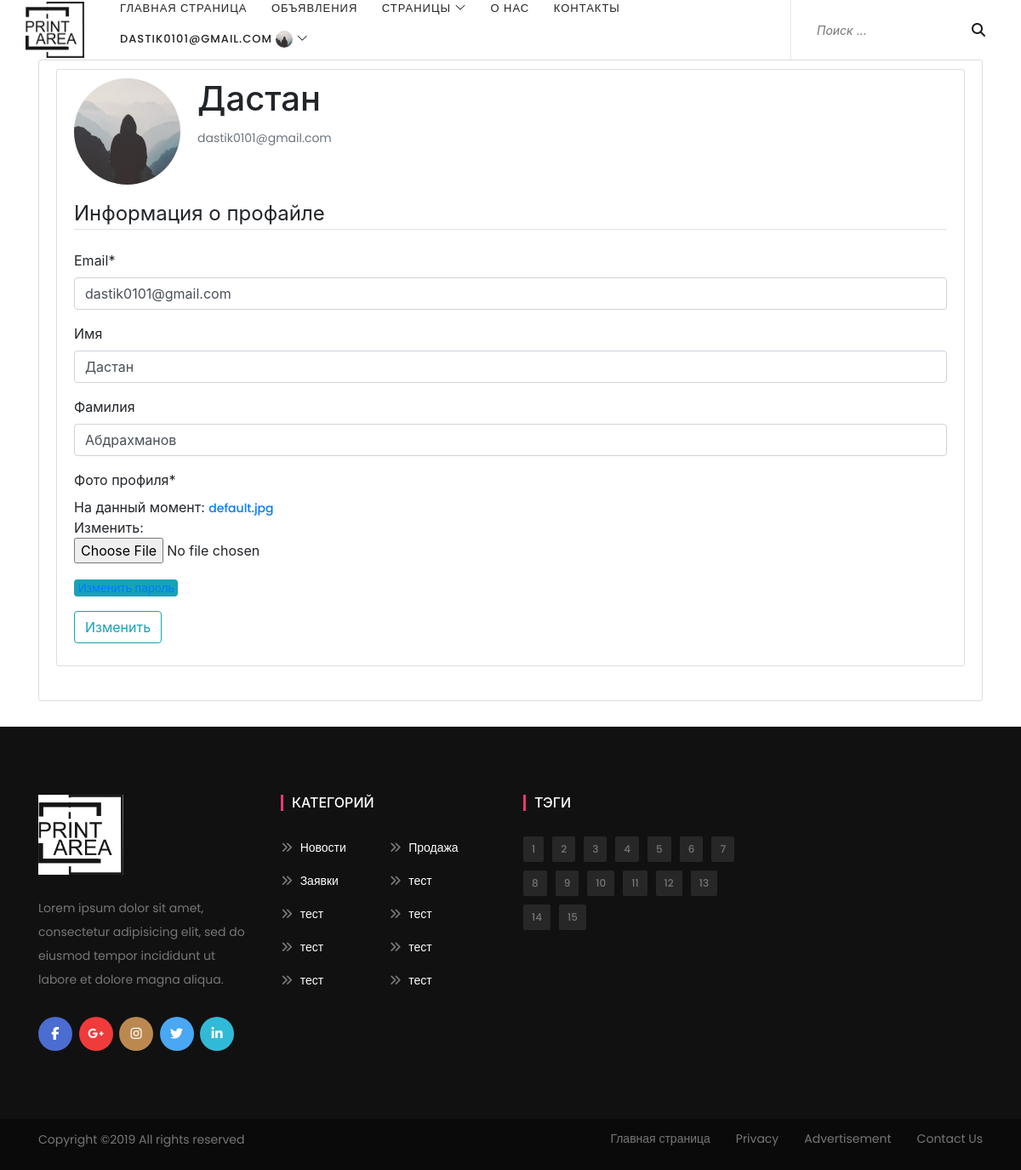
The page /accounts/profile/ (signed in) on the database its author committed.
### accounts/models.py (models this page shows, shortened)
class User(AbstractBaseUser, PermissionsMixin):
    email = models.EmailField(_('Почта'), unique=True)
    first_name = models.CharField(_('Имя'), max_length=30, blank=True)
    last_name = models.CharField(_('Фамилия'), max_length=30, blank=True)
    patronymic = models.CharField(_('Отчество'), max_length=30, blank=True)
    date_joined = models.DateTimeField(_('Дата регистрации'), auto_now_add=True)
    is_active = models.BooleanField(_('Активный'), default=True)
    is_staff = models.BooleanField(_('Модератор'), default=False)
    objects = UserManager()
    USERNAME_FIELD = 'email'
    REQUIRED_FIELDS = []
    class Meta:
        verbose_name = _('Пользователь')
        verbose_name_plural = _('Пользователи')

### users/models.py (models this page shows, shortened)
class Profile(models.Model):
    user = models.OneToOneField(User, on_delete=models.CASCADE, verbose_name='Пользователь')
    image = models.ImageField(default='default.jpg', upload_to='profile_pics', verbose_name='Фото профиля')

### users/views.py (the view)
# urls.py: path('accounts/profile/', user_views.profile, name='profile'),
@login_required
def profile(request):
    if request.method == 'POST':
        u_form = UserUpdateForm(request.POST, instance=request.user)
        p_form = ProfileUpdateForm(request.POST, request.FILES, instance=request.user.profile)
        if u_form.is_valid() and p_form.is_valid():
            u_form.save()
            p_form.save()
            messages.success(request, f'Your account has been updated!')
            return redirect('blog-home')
    else:
        u_form = UserUpdateForm(instance=request.user)
        p_form = ProfileUpdateForm(instance=request.user.profile)
    context = {
        'u_form': u_form,
        'p_form': p_form
    }
    return render(request, 'users/profile.html', context)

### users/forms.py
class UserUpdateForm(forms.ModelForm):
    email = forms.EmailField()
    class Meta:
        model = User
        fields = ['email', 'first_name', 'last_name']

class ProfileUpdateForm(forms.ModelForm):
    class Meta:
        model = Profile
        fields = ['image']

### users/templates/users/profile.html (shortened to what this page needs)
{% extends "blog/base.html" %}
{% load crispy_forms_tags %}
{% block content %}
    <div class="container">
    <div class="content-section">
    <div class="content-section">
      <div class="media">
        <img class="rounded-circle account-img" src="{{ user.profile.image.url }}">
        <div class="media-body">
          <h2 class="account-heading">{{ user.first_name }}</h2>
          <p class="text-secondary">{{ user.email }}</p>
        </div>
      </div>
      <form method="POST" enctype="multipart/form-data">
          <fieldset class="form-group">
              <legend class="border-bottom mb-4">Информация о профайле</legend>
              {{ u_form|crispy }}
              {{ p_form|crispy }}
              <span class="badge badge-info"><a href="{% url 'password_reset' %}">Изменить пароль</a></span>
          </fieldset>
          <div class="form-group">
              <button class="btn btn-outline-info" type="submit">Изменить</button>
          </div>
      </form>
    </div>
        </div>
    </div>
{% endblock content %}

### blog/templates/blog/base.html (shortened to what this page needs)
{% load static %}
<!DOCTYPE html>
<html>
<head>
    <link rel="stylesheet" href="https://maxcdn.bootstrapcdn.com/bootstrap/4.0.0/css/bootstrap.min.css">
    <link rel="stylesheet" href="{% static 'blog/css/style.css' %}">
    <link rel="stylesheet" type="text/css" href="{% static 'blog/css/main.css' %}">
    <link rel="stylesheet" type="text/css" href="{% static 'blog/css/navbar.css' %}">
    <link rel="stylesheet" type="text/css" href="{% static 'blog/css/classy-nav.css' %}">
    <link rel="stylesheet" type="text/css" href="{% static 'blog/css/bootstrap.min.css' %}">
    <link rel="stylesheet" type="text/css" href="{% static 'blog/css/font-awesome.min.css' %}">
    <link rel="stylesheet" type="text/css" href="{% static 'blog/css/themify-icons.css' %}">
    <link rel="stylesheet" type="text/css" href="{% static 'blog/css/magnific-popup.css' %}">
    <link rel="stylesheet" type="text/css" href="{% static 'blog/css/animate.css' %}">
    <link rel="stylesheet" type="text/css" href="{% static 'blog/css/owl.carousel.min.css' %}">
</head>
<body>
<header class="header-area">
    <div class="mag-main-menu" id="sticker">
        <div class="classy-nav-container breakpoint-off">
            <nav class="classy-navbar justify-content-between" id="magNav">
                <a href="{% url 'blog-home' %}" class="nav-brand"><img src="{% static 'blog/img/Logo.png' %}" width="75" alt=""></a>
                <div class="nav-content d-flex align-items-center">
                    <div class="classy-menu">
                        <div class="classynav">
                            <ul>
                                <li class="active"><a href="{% url 'blog-home' %}">Главная страница</a></li>
                                <li><a href="{% url 'sale-list' %}">Объявления</a></li>
                                <li><a href="#">Страницы</a>
                                </li>
                                <li><a href="{% url 'blog-about' %}">О нас</a></li>
                                <li><a href="{% url 'blog-contact' %}">Контакты</a></li>
                                {% if user.is_authenticated %}
                                    <li><a href="#">{{ user }} <img class="circular--square" src="{{ user.profile.image.url }}" alt="avatar" width="30px"></a>
                                    </li>
                                    </ul>
                                {% else %}
                                    <li><a href="{% url 'user_login' %}">Войти в аккаунт</a></li>
                                    <li><a href="{% url 'register' %}">Регистрация</a></li>
                                {% endif %}
                        </div>
                    </div>
                    <div class="top-meta-data d-flex align-items-center">
                        <div class="top-search-area">
                            <form action="#" method="post">
                                <input type="search" name="top-search" id="topSearch" placeholder="Поиск ...">
                                <button type="submit" class="btn"><i class="fa fa-search" aria-hidden="true"></i></button>
                            </form>
                        </div>
                    </div>
                </div>
            </nav>
        </div>
    </div>
</header>
{% block content %}
{% endblock %}
<footer class="footer-area">
    <div class="container">
        <div class="row">
            <div class="col-12 col-sm-6 col-lg-3">
                <div class="footer-widget">
                    <a href="{% url 'blog-home' %}" class="foo-logo"><img src="{% static 'blog/img/Logo.png' %}"  width="100px" alt=""></a>
                    <p>Lorem ipsum dolor sit amet, consectetur adipisicing elit, sed do eiusmod tempor incididunt ut labore et dolore magna aliqua.</p>
                    <div class="footer-social-info">
                        <a href="#" class="facebook"><i class="fa fa-facebook"></i></a>
                        <a href="#" class="google-plus"><i class="fa fa-google-plus"></i></a>
                        <a href="#" class="instagram"><i class="fa fa-instagram"></i></a>
                        <a href="#" class="twitter"><i class="fa fa-twitter"></i></a>
                        <a href="#" class="linkedin"><i class="fa fa-linkedin"></i></a>
                    </div>
                </div>
            </div>
            <div class="col-12 col-sm-6 col-lg-3">
                <div class="footer-widget">
                    <h6 class="widget-title">Категорий</h6>
                    <nav class="footer-widget-nav">
                        <ul>
                            <li><a href="#"><i class="fa fa-angle-double-right" aria-hidden="true"></i> Новости</a></li>
                            <li><a href="#"><i class="fa fa-angle-double-right" aria-hidden="true"></i> Продажа</a></li>
                            <li><a href="#"><i class="fa fa-angle-double-right" aria-hidden="true"></i> Заявки</a></li>
                            <li><a href="#"><i class="fa fa-angle-double-right" aria-hidden="true"></i> тест</a></li>
                            <li><a href="#"><i class="fa fa-angle-double-right" aria-hidden="true"></i> тест</a></li>
                            <li><a href="#"><i class="fa fa-angle-double-right" aria-hidden="true"></i> тест</a></li>
                            <li><a href="#"><i class="fa fa-angle-double-right" aria-hidden="true"></i> тест</a></li>
                            <li><a href="#"><i class="fa fa-angle-double-right" aria-hidden="true"></i> тест</a></li>
                            <li><a href="#"><i class="fa fa-angle-double-right" aria-hidden="true"></i> тест</a></li>
                            <li><a href="#"><i class="fa fa-angle-double-right" aria-hidden="true"></i> тест</a></li>
                        </ul>
                    </nav>
                </div>
            </div>
            <div class="col-12 col-sm-6 col-lg-3">
                <div class="footer-widget">
                    <h6 class="widget-title">Тэги</h6>
                    <ul class="footer-tags">
                        <li><a href="#">1</a></li>
                        <li><a href="#">2</a></li>
                        <li><a href="#">3</a></li>
                        <li><a href="#">4</a></li>
                        <li><a href="#">5</a></li>
                        <li><a href="#">6</a></li>
                        <li><a href="#">7</a></li>
                        <li><a href="#">8</a></li>
                        <li><a href="#">9</a></li>
                        <li><a href="#">10</a></li>
                        <li><a href="#">11</a></li>
                        <li><a href="#">12</a></li>
                        <li><a href="#">13</a></li>
                        <li><a href="#">14</a></li>
                        <li><a href="#">15</a></li>
                    </ul>
                </div>
            </div>
        </div>
    </div>
    <div class="copywrite-area">
        <div class="container">
            <div class="row">
                <div class="col-12 col-sm-6">
                    <p class="copywrite-text">Copyright &copy;<script>document.write(new Date().getFullYear());</script> All rights reserved</p>
                </div>
                <div class="col-12 col-sm-6">
                    <nav class="footer-nav">
                        <ul>
                            <li><a href="#">Главная страница</a></li>
                            <li><a href="#">Privacy</a></li>
                            <li><a href="#">Advertisement</a></li>
                            <li><a href="#">Contact Us</a></li>
                        </ul>
                    </nav>
                </div>
            </div>
        </div>
    </div>
</footer>
</body>
</html>

### blog/static/blog/css/main.css (style rules this page uses)
body { background: #fafafa; color: #333333; margin-top: 5rem; }
h1, h2, h3, h4, h5, h6 { color: #444444; }
ul { margin: 0; }
.content-section { background: #ffffff; padding: 10px 20px; border: 1px solid #dddddd; border-radius: 3px; margin-bottom: 30px; }
.account-img { height: 125px; width: 125px; margin-right: 20px; margin-bottom: 16px; }
.account-heading { font-size: 2.5rem; }

### blog/static/blog/css/navbar.css (style rules this page uses)
.circular--square { display: inline-block; width: 20px; height: 20px; border-radius: 50%; }
.circular--square { border-top-left-radius: 50% 50%; border-top-right-radius: 50% 50%; border-bottom-right-radius: 50% 50%; border-bottom-left-radius: 50% 50%; }

### blog/static/blog/css/classy-nav.css (style rules this page uses)
* { margin: 0; padding: 0; }
body { font-family: "Roboto", sans-serif; }
ul, ol { margin: 0; }
ul li, ol li { list-style: none; }
img { height: auto; max-width: 100%; }
.classy-nav-container { position: relative; z-index: 100; background-color: #ffffff; }
.classy-nav-container * { box-sizing: border-box; }
.classy-nav-container a { -webkit-transition-duration: 500ms; transition-duration: 500ms; text-decoration: none; outline: none; font-size: 14px; font-weight: 400; color: #232323; display: inline-block; }
.justify-content-between { -webkit-box-pack: justify; -ms-flex-pack: justify; justify-content: space-between; }
.classy-navbar { width: 100%; height: 70px; padding: 0.5em 2em; display: -webkit-box; display: -ms-flexbox; display: flex; -webkit-box-align: center; -ms-flex-align: center; -ms-grid-row-align: center; align-items: center; }
.classy-navbar .nav-brand { font-size: 26px; font-weight: 500; color: #565656; display: inline-block; margin-right: 30px; }
.classynav ul li { display: inline-block; clear: both; position: inherit; z-index: 10; }
.classynav ul li.cn-dropdown-item { position: relative; z-index: 10; }
.classynav ul li a { padding: 0 12px; display: block; height: 35px; font-size: 14px; line-height: 34px; }
.classynav ul li.megamenu-item > a:after, .classynav ul li.has-down > a:after { font-family: 'classyfonts'; content: "\e900"; font-size: 12px; color: #000000; padding-left: 5px; -webkit-transition-duration: 500ms; transition-duration: 500ms; }
.breakpoint-off .classynav { display: -webkit-box; display: -ms-flexbox; display: flex; -webkit-box-align: center; -ms-flex-align: center; -ms-grid-row-align: center; align-items: center; }

### rows shown on the page
User: email "DASTIK0101@GMAIL.COM", profile.image (placeholder picture), first_name "Дастан", email "dastik0101@gmail.com", last_name "Абдрахманов"
